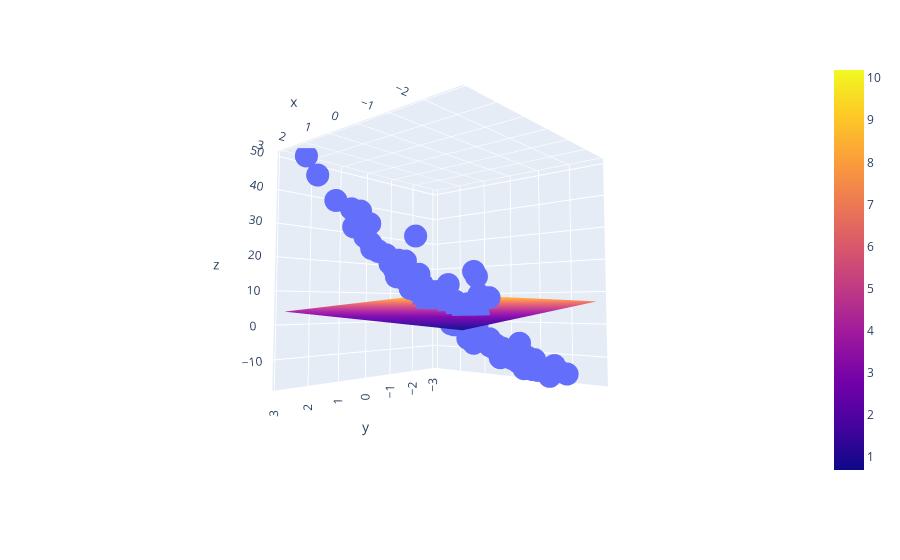

Notebook code for this chart:
### Code cell
import plotly.graph_objects as go

fig = px.scatter_3d(df, x=x.ravel(), y=y.ravel(), z=z.ravel())

fig.add_trace(go.Surface(x = x_input, y = y_input, z =z_final ))

fig.show()
